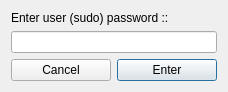
<?xml version="1.0" encoding="UTF-8"?>
<ui version="4.0">
 <class>Dialog</class>
 <widget class="QDialog" name="Dialog">
  <property name="geometry">
   <rect>
    <x>0</x>
    <y>0</y>
    <width>228</width>
    <height>88</height>
   </rect>
  </property>
  <property name="windowTitle">
   <string>Enter Password...</string>
  </property>
  <layout class="QGridLayout" name="gridLayout_2">
   <item row="1" column="0">
    <layout class="QGridLayout" name="gridLayout">
     <item row="3" column="0">
      <widget class="QPushButton" name="cancel">
       <property name="focusPolicy">
        <enum>Qt::NoFocus</enum>
       </property>
       <property name="text">
        <string>Cancel</string>
       </property>
      </widget>
     </item>
     <item row="1" column="0" colspan="2">
      <widget class="QLineEdit" name="lineEdit">
       <property name="focusPolicy">
        <enum>Qt::WheelFocus</enum>
       </property>
       <property name="echoMode">
        <enum>QLineEdit::Password</enum>
       </property>
      </widget>
     </item>
     <item row="3" column="1">
      <widget class="QPushButton" name="enter">
       <property name="text">
        <string>Enter</string>
       </property>
      </widget>
     </item>
     <item row="0" column="0" colspan="2">
      <widget class="QLabel" name="label">
       <property name="text">
        <string>Enter user (sudo) password ::</string>
       </property>
      </widget>
     </item>
    </layout>
   </item>
  </layout>
 </widget>
 <resources/>
 <connections/>
</ui>
